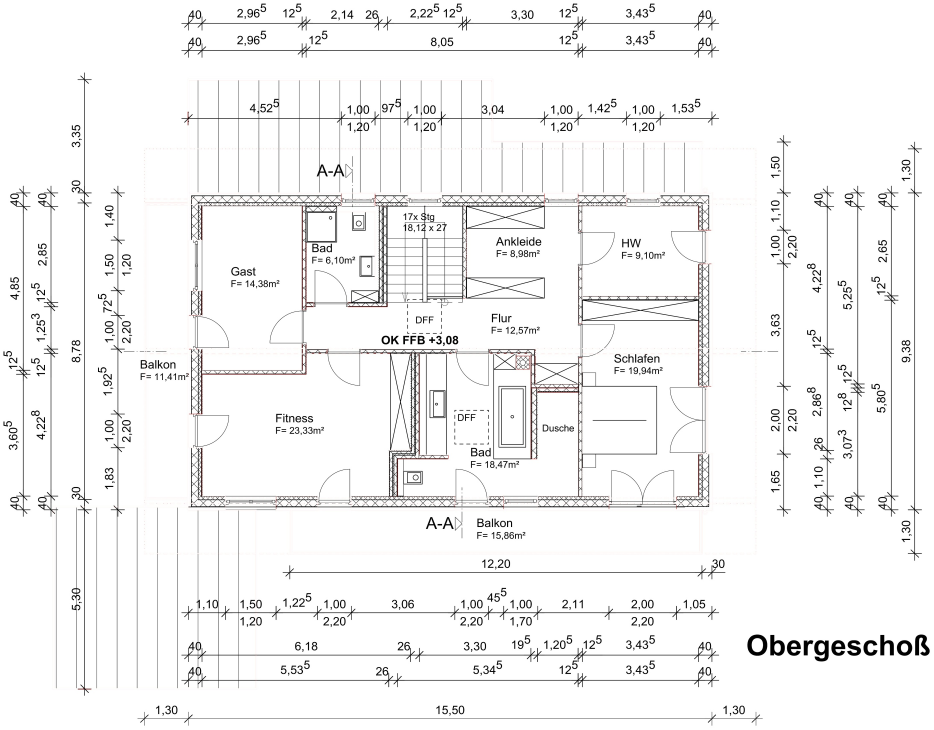
#> input picture plan.jpg, 2800 x 2188 px (shown at 1/3 size)
$ python -i detect_openings_hybrid.py   (imports and definitions only)
#> lines starting #> are read from the running program, lines starting #| are printed output that depends on the picture; after the words box and inside, x2 and y2 are one past the last pixel; in counts of white or black regions, pixels touching at a corner belong together
# runner/detection/detect_openings_hybrid.py
import google.generativeai as genai
import cv2
import numpy as np
from pathlib import Path
import os
import time
import shutil
import json
import requests

from runner.ui_export import record_image, record_json

# ==============================================
# CONFIGURARE
# ==============================================
API_KEY_ROBOFLOW = os.getenv("ROBOFLOW_API_KEY")
# [2 lines not run here, left out]

WORKSPACE = os.getenv("ROBOFLOW_WORKSPACE") or "blueprint-recognition"
PROJECT_NAME = os.getenv("ROBOFLOW_PROJECT") or "house-plan-uwkew"
VERSION = int(os.getenv("ROBOFLOW_VERSION") or "5")

PLAN_PATH = "plan.jpg"
CONF_THRESHOLD = 0.3
OVERLAP = 30
TEMPLATE_SIMILARITY = 0.45

DOOR_TEMPLATES = Path("export_objects/exports/door")
DOUBLE_DOOR_TEMPLATES = Path("export_objects/exports/double_door")
WINDOW_TEMPLATES = Path("export_objects/exports/window")
DOUBLE_WINDOW_TEMPLATES = Path("export_objects/exports/double_window")
TEMP_DIR = Path("count_objects/temp")
OUT_PATH = Path("count_objects/plan_detected_all_hybrid.jpg")
DETECTIONS_JSON = Path("count_objects/detections_all.json")

# ==============================================
# CULORI (BGR)
# ==============================================
COLORS = {
    "door": {"template": (0, 165, 255), "gemini": (0, 255, 255)},
    "double-door": {"template": (255, 0, 200), "gemini": (255, 150, 255)},
    "window": {"template": (255, 0, 0), "gemini": (255, 150, 150)},
    "double-window": {"template": (0, 255, 0), "gemini": (144, 238, 144)},
}

# ==============================================
# INIT GEMINI
# ==============================================
GEMINI_API_KEY = os.getenv("GEMINI_API_KEY")
# [3 lines not run here, left out]
gemini_model = genai.GenerativeModel("gemini-2.5-flash")


def preprocess_for_ai(img_path, size=128):
#> called with img_path = '../../plan.jpg', size = 128
    img = cv2.imread(img_path, cv2.IMREAD_GRAYSCALE)
#> img: shape (2188, 2800); min 0, max 255, mean 244
    if img is None:
        raise ValueError(f"Imagine invalidă: {img_path}")
    img = cv2.equalizeHist(img)
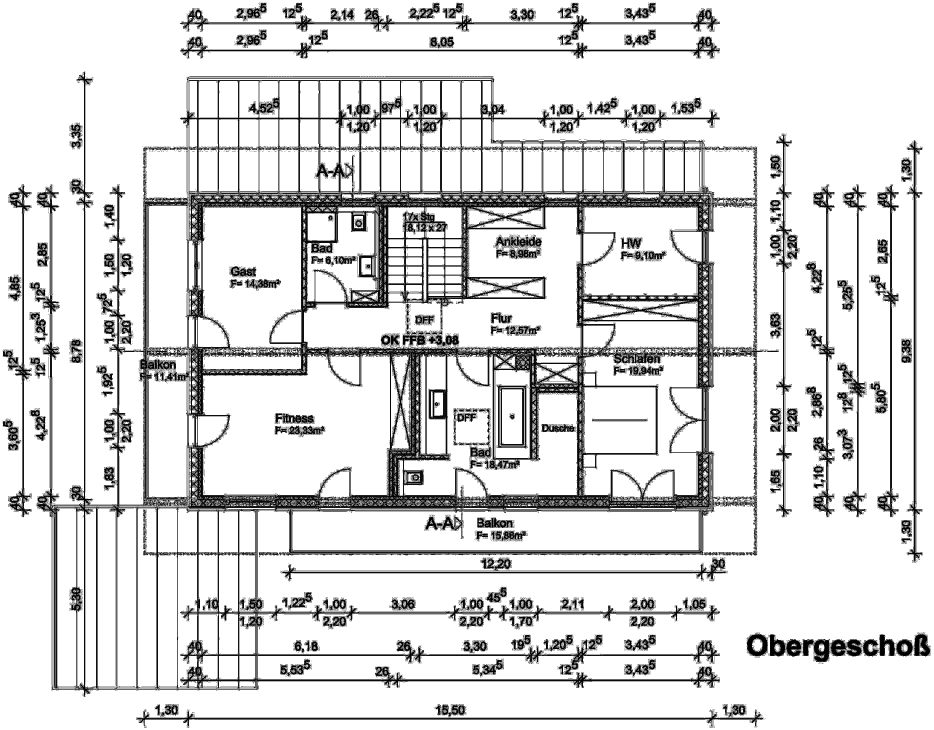
#> img: shape (2188, 2800) (shown at 1/3 size); min 0, max 255, mean 219.1
    img = cv2.convertScaleAbs(img, alpha=1.4, beta=15)
    if np.mean(img > 200) < 0.3:
        img = cv2.bitwise_not(img)
    img = cv2.resize(img, (size, size))
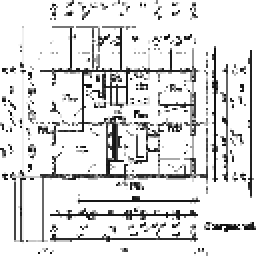
#> img: shape (128, 128) (shown 2 times larger); min 15, max 255, mean 222.7
    _, img = cv2.threshold(img, 180, 255, cv2.THRESH_BINARY)
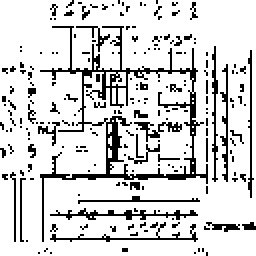
#> img: shape (128, 128) (shown 2 times larger); 83.5% white; black in thin lines or dots
    processed_path = str(TEMP_DIR / f"proc_{Path(img_path).name}")
    cv2.imwrite(processed_path, img)
    return processed_path


# [128 lines left out: functions ask_gemini, load_templates, match_with_rotation, overlap, infer_roboflow, not called in this run]


def _norm_class(c: str) -> str:
    return (c or "").lower().replace("_", "-").strip()


# [167 lines left out: function main_single_plan, not called in this run]


# [24 lines not run here, left out]

>>> result = preprocess_for_ai('../../plan.jpg')

$ run again, on test.png
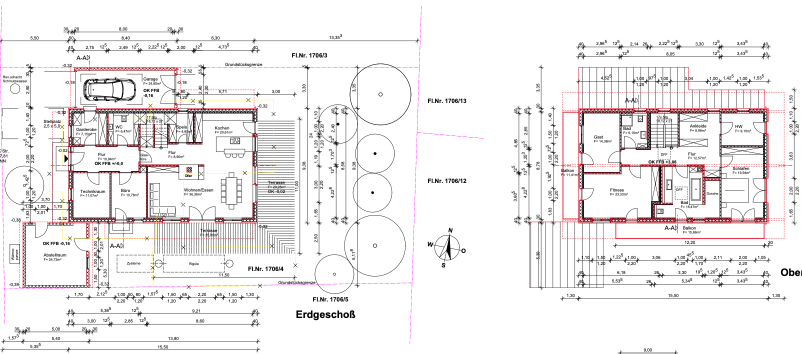
#> input picture test.png, 1603 x 707 px (shown at 1/2 size)
#> in preprocess_for_ai, `img = cv2.resize(img, (size, size))`:
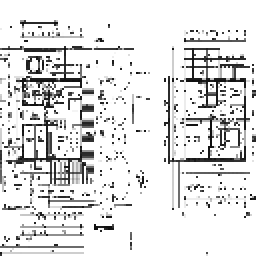
#> img: shape (128, 128) (shown 2 times larger); min 15, max 255, mean 224.9
#> in preprocess_for_ai, `_, img = cv2.threshold(img, 180, 255, cv2.THRESH_BINARY)`:
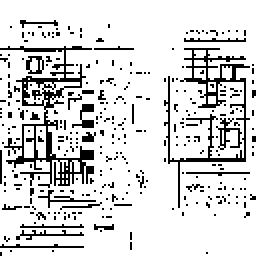
#> img: shape (128, 128) (shown 2 times larger); 84.7% white; black in thin lines or dots

$ run again, on test12.png
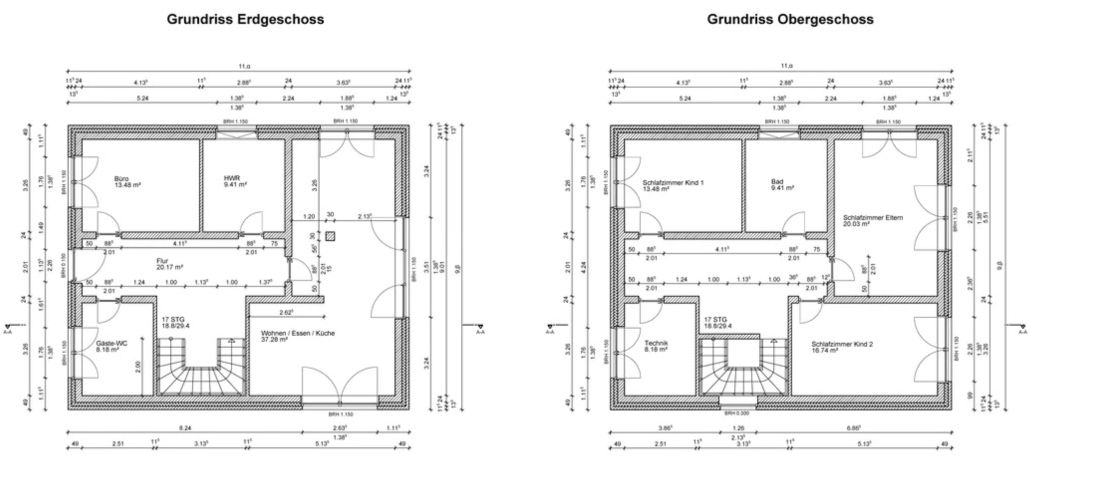
#> input picture test12.png, 2190 x 956 px (shown at 1/2 size)
#> in preprocess_for_ai, `img = cv2.resize(img, (size, size))`:
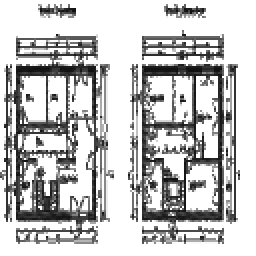
#> img: shape (128, 128) (shown 2 times larger); min 15, max 255, mean 195.8
#> in preprocess_for_ai, `_, img = cv2.threshold(img, 180, 255, cv2.THRESH_BINARY)`:
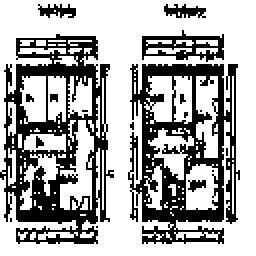
#> img: shape (128, 128) (shown 2 times larger); 66.5% white; 18 black regions (12 under 20 px), largest, box (x1, y1, x2, y2) and area: (0, 17, 57, 122) 2577, (64, 32, 120, 122) 2340, (71, 15, 112, 31) 298, (82, 2, 103, 9) 88, (19, 2, 38, 9) 78, (94, 90, 103, 96) 34
